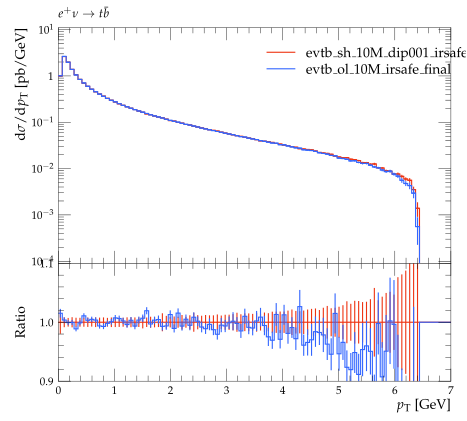

The script that saved this image:
#! /usr/bin/env python

# This Python script was auto-generated using YODA v2.0.0.
# Analysis object: /evtb/inc_jg_pt
# Timestamp: 16-04-2024 (14:02:27)

import matplotlib as mpl
import matplotlib.pyplot as plt
mpl.use('Agg') # comment out for interactive use
import os
import numpy as np

plotDir = os.path.split(os.path.realpath(__file__))[0]
if 'YODA_USER_PLOT_PATH' in globals():
    plot_outdir = globals()['YODA_USER_PLOT_PATH']
else:
    plot_outdir = plotDir

#plot style
plt.style.use(os.path.join(plotDir, '../default.mplstyle'))
# plot metadata
figW, figH = plt.rcParams['figure.figsize']
ax_xLabel = r'$p_{{\rm T}}$ [GeV]'
ax_yLabel = r'$\mathrm{d}\sigma / \mathrm{d} p_{{\rm T}}$ [pb/GeV]'
ax_title  = r'$e^+ \nu \to t \bar b$'
ax_xScale = 'linear'
ax_yScale = 'log'
xLims = (0.0, 7.0)
yLims = (9e-05, 11.0)

# TeX-friendly labels for the legend
labels = [ r"evtb\_sh\_10M\_dip001\_irsafe\_final", r"evtb\_ol\_10M\_irsafe\_final" ]

# Create figure and axis objects
fig, (ax, ratio0_ax) = plt.subplots(2, 1, sharex=True,
                  figsize=(figW,figH), gridspec_kw={'height_ratios': (2, 1)})
ratio0_ax.yaxis.set_major_locator(mpl.ticker.MultipleLocator(0.1))
ratio0_ax.set_ylim(0.9, 1.1)
ratio0_ax.set_ylabel('Ratio')

# LineColor map: curve index -> color
linecolors = {0: '#EE3311', 1: '#3366FF'}
# the numerical data is stored in a separate file
dataf = dict()
prefix = os.path.split(__file__)[0]
if prefix:    prefix = prefix + '/'
exec(open(prefix+'inc_jg_pt__data.py').read(), dataf)


legend_handles = [] # keep track of handles for the legend

# style options for curves
# starts at zorder>=5 to draw curve on top of legend
styles = {
  'curve0': {
    'color' : linecolors[0],
    'linestyle' : '-',
    'marker' : 'o',
    'zorder' : 5,
    'histstyle' : True,
  },
  'curve1': {
    'color' : linecolors[1],
    'linestyle' : '-',
    'marker' : 'o',
    'zorder' : 6,
    'histstyle' : True,
  },
}
# curve from input yoda files in main panel
for label in dataf['yvals'].keys():
    if all(np.isnan(v) for v in dataf['yvals'][label]):
        continue
    tmp = None
    if styles[label]['histstyle']: # draw as histogram
        tmp, = ax.plot(dataf['xedges'], dataf['yedges'][label],
                       color=styles[label]['color'],
                       linestyle=styles[label]['linestyle'],
                       drawstyle='steps-pre', solid_joinstyle='miter',
                       zorder=styles[label]['zorder'], label=label)
        ax.errorbar(dataf['xpoints'], dataf['yvals'][label], color=styles[label]['color'],
                    xerr=dataf['xerrs'], yerr=[dataf['ydowns'][label], dataf['yups'][label]],
                    linestyle='none', zorder=styles[label]['zorder'])
    else: # draw as scatter
        tmp = ax.errorbar(dataf['xpoints'], dataf['yvals'][label],
                          xerr=dataf['xerrs'],
                          yerr=[ dataf['ydowns'][label],
                          dataf['yups'][label] ],
                          fmt=styles[label]['marker'],
                          ecolor=styles[label]['color'],
                          color=styles[label]['color'], zorder=2)
        tmp[-1][0].set_linestyle(styles[label]['linestyle'])
    legend_handles += [tmp]
    for varLabel in dataf['variation_yvals'].keys():
        if varLabel.startswith(label):
            tmp, = ax.plot(dataf['xedges'], dataf['variation_yvals'][varLabel],
                           color=styles[label]['color'],
                           linestyle=styles[label]['linestyle'],
                           drawstyle='steps-pre', solid_joinstyle='miter',
                           zorder=styles[label]['zorder'], alpha=0.5)


# plots on ratio panel
# curve from input yoda files in ratio panel
for label, yvals in dataf['ratio0_yvals'].items():
    if all(np.isnan(v) for v in yvals):
        continue
    if styles[label]['histstyle']: # plot as histogram
        ratio0_ax.plot(dataf['xedges'], yvals,
                       color=styles[label]['color'],
                       linestyle=styles[label]['linestyle'],
                       drawstyle='steps-pre', zorder=1,
                       solid_joinstyle='miter')
        ratio0_ax.vlines(dataf['xpoints'],
                         dataf['ratio0_ymin'][label],
                         dataf['ratio0_ymax'][label],
                         color=styles[label]['color'], zorder=1)
    else: # plot as scatter
        tmp = ratio0_ax.errorbar(dataf['xpoints'],
                                 yvals, xerr=dataf['xerrs'],
                                 yerr=dataf['ratio0_yerrs'][label],
                                 fmt=styles[label]['marker'],
                                 ecolor=styles[label]['color'],
                                 color=styles[label]['color'])
        tmp[-1][0].set_linestyle(styles[label]['linestyle'])

    for varlabel in dataf['ratio0_variation_vals'].keys():
        if varlabel.startswith(label):
            ratio0_ax.plot(dataf['xedges'],
                            dataf['ratio0_variation_vals'][varlabel],
                            color=styles[label]['color'],
                            linestyle=styles[label]['linestyle'],
                            drawstyle='steps-pre', solid_joinstyle='miter',
                            zorder=1, alpha=0.5)

legend_pos = (0.5, 0.97)
ax.legend(legend_handles, labels, loc='upper left', bbox_to_anchor=legend_pos)

# set plot metadata as defined above
ratio0_ax.set_xlabel(ax_xLabel)
ratio0_ax.xaxis.set_label_coords(1., -.15)
ax.set_ylabel(ax_yLabel, loc='top')
ax.set_title(ax_title, loc='left')
ax.set_xscale(ax_xScale)
ax.set_yscale(ax_yScale)
ax.set_xlim(xLims)
ax.set_ylim(yLims)

# tick formatting
plt.rcParams['xtick.top'] = True
plt.rcParams['ytick.right'] = True
ax.yaxis.set_major_locator(mpl.ticker.LogLocator(base=10.0, numticks=np.inf))
ax.yaxis.set_minor_locator(mpl.ticker.LogLocator(
                           base=10.0, subs=np.arange(0.1, 1, 0.1), numticks=np.inf))
fig.align_ylabels((ax, ratio0_ax))
plt.savefig(os.path.join(plot_outdir, 'inc_jg_pt.pdf'), format='PDF')
plt.savefig(os.path.join(plot_outdir, 'inc_jg_pt.png'), format='PNG')

plt.close(fig)
